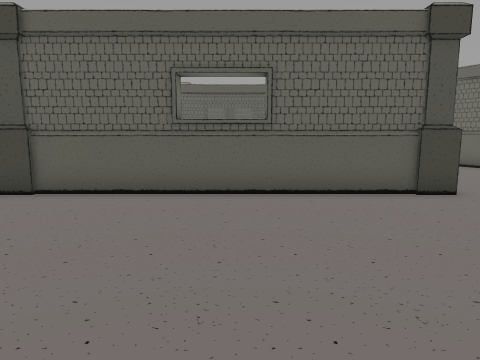
[1] (above)

16 first-person views from a walk through a scene from a Unity 3-D project. The camera is 1.4 m above the floor, tilts 8° down and sees 70° across. Doors are open. The floor is counted in squares, 1 m on a side. Each view is taken from the middle of a square. On the plan, view 1 faces up. The plan holds only what a view shows up to about 15 squares ahead; the rest is blank. The place goes on beyond the plan. Some surface patterns are stand-ins.

[2]
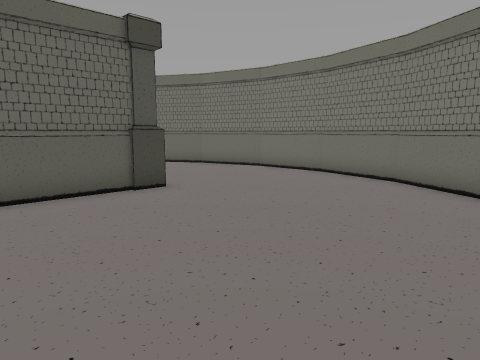

[3]
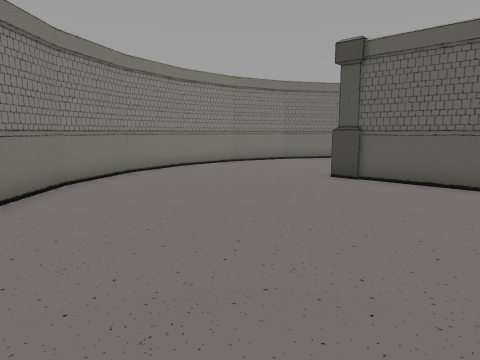

[4]
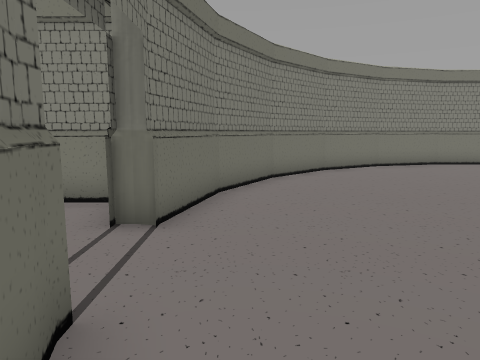

[5]
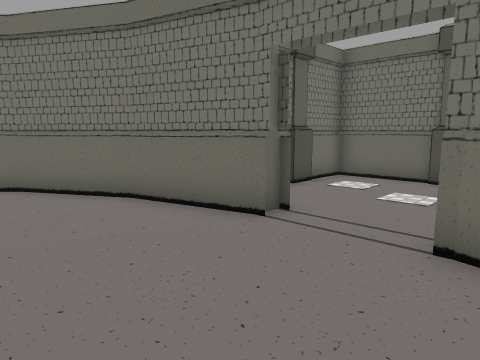

[6]
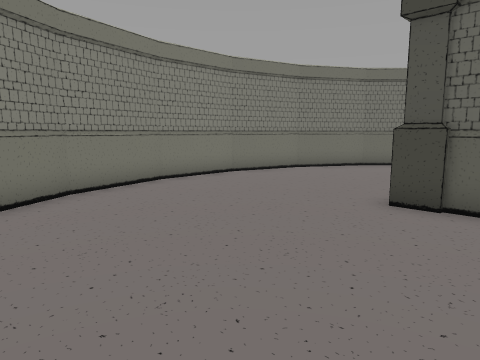

[7]
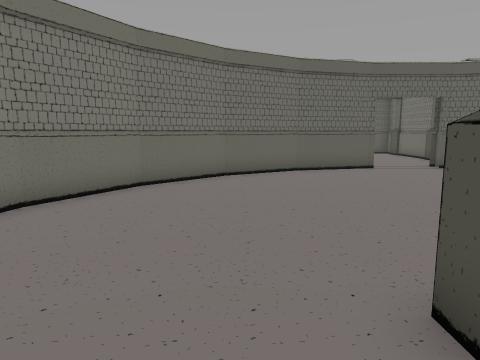

[8]
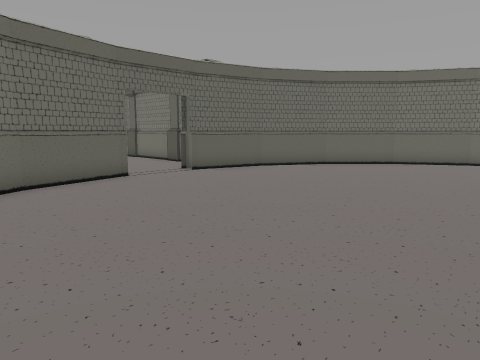

[9]
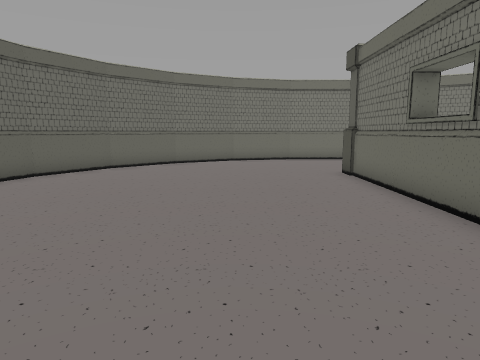

[10]
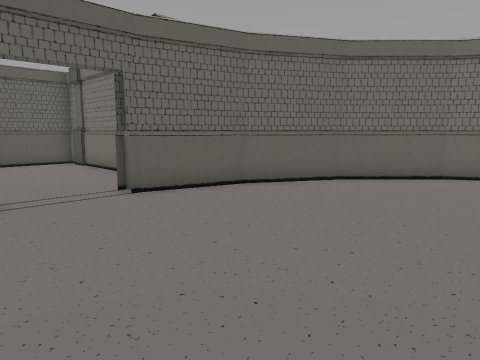

[11]
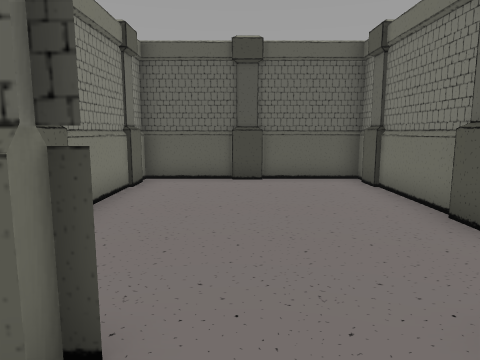

[12]
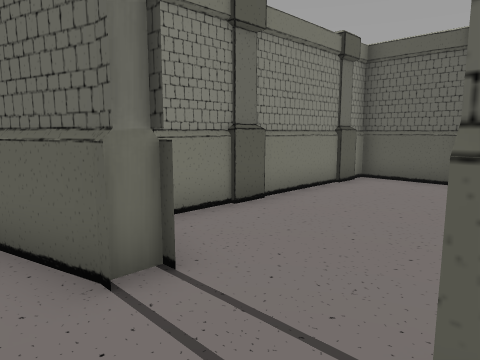

[13]
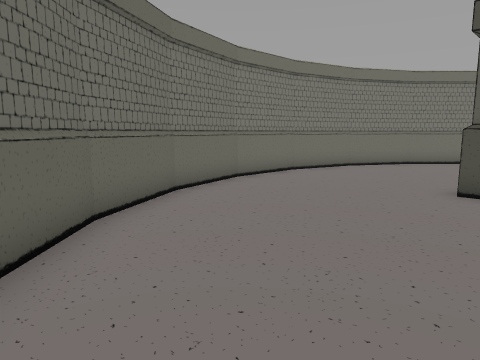

[14]
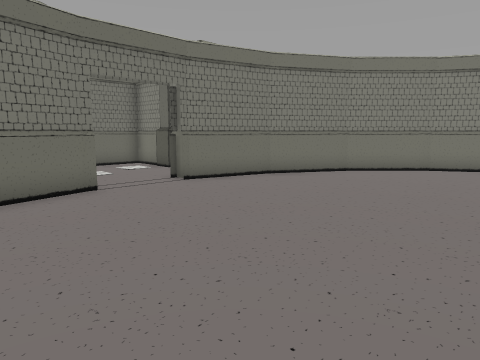

[15]
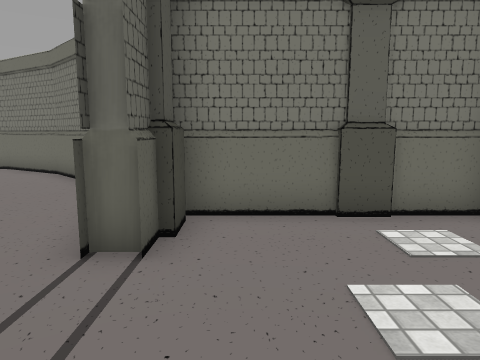

[16]
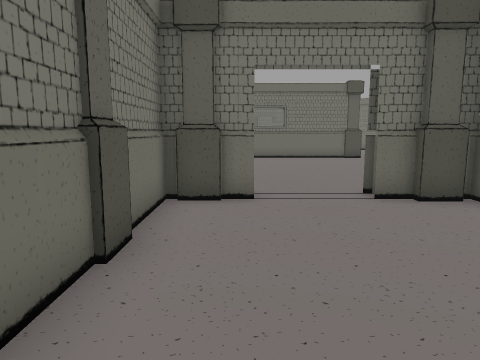

### Floor plan
Points are (right, up) in squares from view 1. A wall is a line through its corners. A room is listed if a view was taken in it or the views show most of it. See-through windows are left out.
Room 1 (views 1, 2, 3, 4, 5, 6, 7, 8, 9, 10, 11, 12, 13, 14)
walls: (-2, 8.3) (3.5, 8.3); (3.5, 7.7) (-4.5, 7.7); (-7.6, -0.9) (-4.8, -2.5); (-5, -2.5) (-2, -3.2); (-9.6, 1.2) (-7.4, -1.1); (0.9, -3.2) (3.8, -2.5); (3.7, -2.5) (6.4, -0.9); (-11.1, 3.7) (-9.5, 1); (6.2, -1.1) (8.4, 1.2); (-11.9, 6.6) (-11, 3.6); (8.3, 1) (9.9, 3.7); (-11.8, 9.5) (-11.8, 6.5); (9.8, 3.6) (10.7, 6.6); (-11, 12.4) (-11.8, 9.4); (-9.5, 14.9) (-11.1, 12.2); (10.6, 6.5) (10.6, 9.5); (10.6, 9.4) (9.9, 12.3) (8.4, 15); (-7.4, 17) (-9.6, 14.8); (-4.8, 18.5) (-7.5, 16.9); (-2.1, 19.2) (-5, 18.4); (8.5, 14.8) (6.2, 17); (6.4, 16.9) (3.7, 18.5); (3.8, 18.4) (0.9, 19.2)
ways out: open door at (-0.5, -3.5) to room 2; open door at (-0.5, 19.5) to room 3
objects: column (-5, 8); column (4, 8) to (5, 8)
Room 2 (view 15)
walls: (1.5, -3.9) (0.6, -3.9); (-0.2, -9.3) (2.6, -9.3) (2.6, -3.9); (-3.8, -4.5) (-3.8, -8.6); (-3.1, -9.3) (-1.7, -9.3)
ways out: open door at (-0.5, -3.5) to room 1
objects: other object (-3, -4); column (-1, -9); column (2, -4); column (3, -7)
Room 3 (view 16)
walls: (0.6, 19.9) (2.6, 19.9) (2.6, 28.2) (-3.8, 28.2) (-3.8, 19.9) (-1.8, 19.9)
ways out: open door at (-0.5, 19.5) to room 1
objects: column (-3, 20); column (2, 20); column (3, 23); column (3, 27)

Where each view was taken, in squares from view 1:
view 1: 0 up, 0 right, facing up
view 2: 0 up, 0 right, facing up-right
view 3: 2 down, 0 right, facing up-left
view 4: 2 down, 3 right, facing left
view 5: 1 up, 3 left, facing down-right
view 6: 1 up, 3 left, facing up-left
view 7: 6 up, 7 left, facing up
view 8: 9 up, 7 left, facing up-right
view 9: 12 up, 7 left, facing right
view 10: 12 up, 3 left, facing up-right
view 11: 18 up, 1 left, facing up
view 12: 18 up, 1 right, facing up-left
view 13: 17 up, 3 right, facing down-right
view 14: 5 up, 4 right, facing down-left
view 15: 5 down, 3 left, facing right
view 16: 27 up, 1 right, facing down
